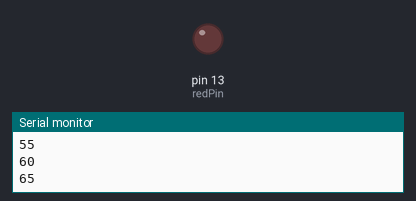
Simulated run of this sketch. Board: Arduino Uno, built with avr-gcc and run on an emulated ATmega328P. Shown: output pins drawn as LEDs (lit = HIGH), the last lines printed to the serial monitor.

Above: at 1.3 s.
At 5.1 s:
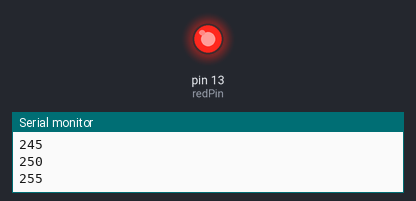
Timing chart, 0 to 13.3 s (numbered marks = the images above):
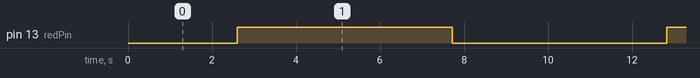

The sketch:

fade.ino
```cpp
const int redPin = 13;
int brightness = 0;
int stepAmount = 5;

void setup() {
  pinMode(redPin, OUTPUT);
  Serial.begin(115200);
}

void loop() {
  analogWrite(redPin, brightness);
  brightness += stepAmount;

  if (brightness == 0 || brightness == 255) {
    stepAmount *= -1;
  }

  Serial.println(brightness);
  delay(100);
}
```

Measured:
- by itself, pin 13 (redPin): alternates HIGH for 5.1 s and LOW for 5.1 s
